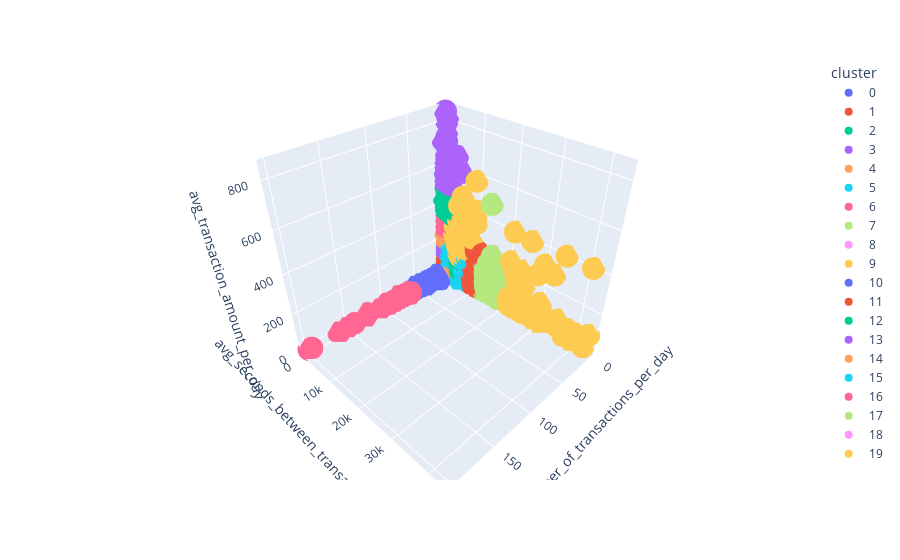

Here is the notebook cell this chart was saved with:
### Code cell
# Lista para guardar cada una de las muestras de los clusters.
df_clusters = []

# De cada uno de los clusters tomo alguna muestra de datos y los grafico.
for i in range(number_of_clusters):
    df_cluster_to_graph = clusters.loc[clusters["cluster"] == str(i)].sample(100)
    df_clusters.append(df_cluster_to_graph)

df_graph = pd.concat(df_clusters)

fig = px.scatter_3d(df_graph, x='median_number_of_transactions_per_day', y='avg_seconds_between_transactions_per_day', z='avg_transaction_amount_per_day',color=df_graph['cluster'])
fig.show()
